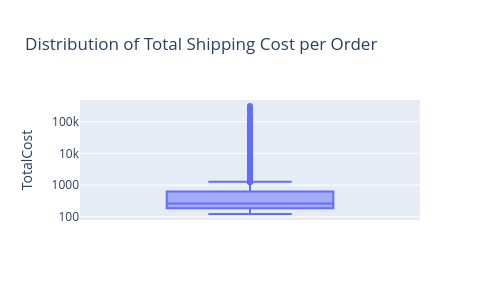

Source (notebook cell):
### Markdown cell above
## Distribution of Total Cost
## Which shipments have very high costs? Are these true outliers, or are they due to large weight/Rate?

### Code cell
import plotly.express as px
import matplotlib.pyplot as plt
import seaborn as sns
import numpy as np
fig = px.box(
    df,
    y="TotalCost",
    title="Distribution of Total Shipping Cost per Order"
)
fig.update_layout(width=500, height=300)
fig.update_yaxes(type="log")
fig.show()

### Figure 1 — Plotly figure (JSON) as saved in the notebook; plotly's stock layout.template omitted (floating-point values rounded to 4 significant figures; data arrays with more than 128 entries replaced by an {"elided": "..."} marker saying what was removed)
{"data": [{"alignmentgroup": "True", "hovertemplate": "TotalCost=%{y}<extra></extra>", "legendgroup": "", "marker": {"color": "#636efa"}, "name": "", "notched": false, "offsetgroup": "", "orientation": "v", "showlegend": false, "type": "box", "x0": " ", "xaxis": "x", "y": {"elided": "8361 float values"}, "y0": " ", "yaxis": "y"}], "layout": {"boxmode": "group", "height": 300, "legend": {"tracegroupgap": 0}, "title": {"text": "Distribution of Total Shipping Cost per Order"}, "width": 500, "xaxis": {"anchor": "y", "autorange": true, "domain": [0, 1], "range": [-0.5, 0.5], "type": "category"}, "yaxis": {"anchor": "x", "autorange": true, "domain": [0, 1], "range": [1.9, 5.687], "title": {"text": "TotalCost"}, "type": "log"}}}
